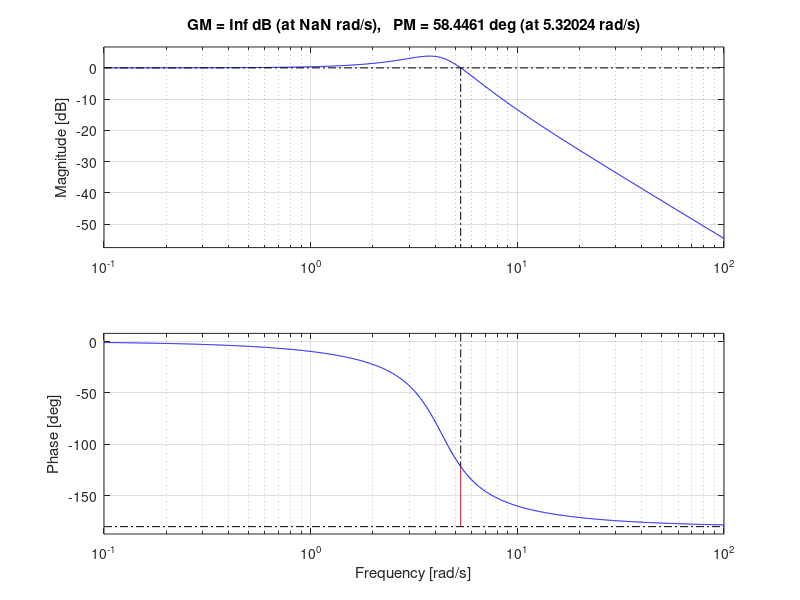

This chart was generated by the following MATLAB code: (Note: this script raises an error after producing the figure.)
K_e=10;
K_s = 10;
K_g = 0.105;
K_m = 5.619;
T_m = 0.336 ;
K_1 = 1 ;
K = K_1*K_m*K_s;
A = 9*T_m ;

M = tf([K],[A 9 0]);
G = tf([0 0 K],[A 9 K]);
margin (G);

p = tf('p');
M = ( K_1*K_m*K_s) / (9*T_m*p^2 + 9*p);
rltool (M)